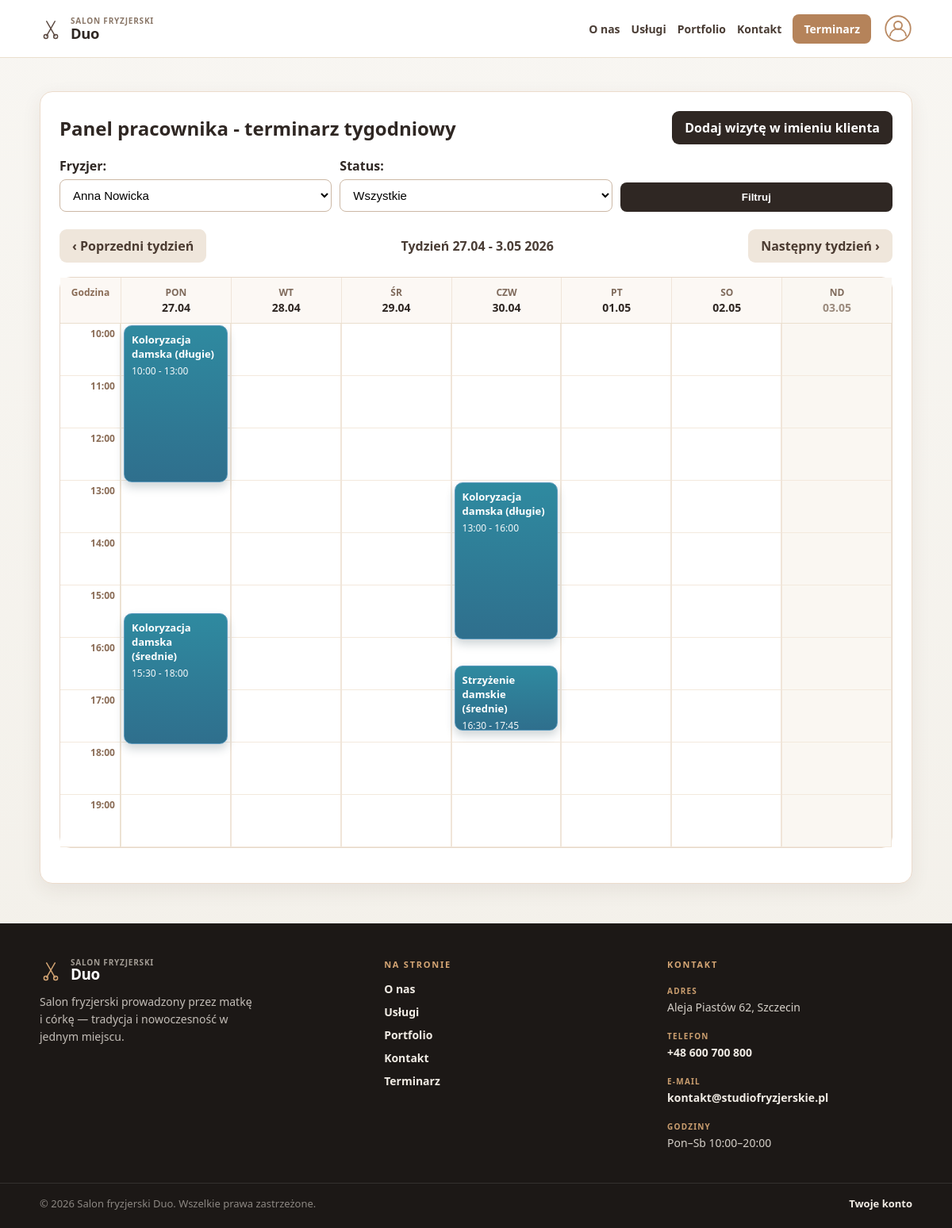
/employee/appointments/?employee=1&status=&week=2026-04-27 (signed in), run on the app's committed database.
### booking/models.py (models this page shows, shortened)
class Appointment(models.Model):
    STATUS_CHOICES = [
        ('new', 'Nowa'),
        ('confirmed', 'Potwierdzona'),
        ('completed', 'Zrealizowana'),
        ('cancelled', 'Odwołana'),
    ]
    client = models.ForeignKey(
        settings.AUTH_USER_MODEL,
        on_delete=models.CASCADE,
        related_name='client_appointments',
        null=True,
        blank=True,
    )
    client_name = models.CharField(max_length=120, blank=True)
    client_phone = models.CharField(max_length=20, blank=True)
    employee = models.ForeignKey(
        settings.AUTH_USER_MODEL,
        on_delete=models.CASCADE,
        related_name='employee_appointments'
    )
    service = models.ForeignKey(
        Service,
        on_delete=models.CASCADE
    )
    date = models.DateField()
    time = models.TimeField()
    status = models.CharField(
        max_length=20,
        choices=STATUS_CHOICES,
        default='new'
    )
    class Meta:
        constraints = [
            models.UniqueConstraint(
                fields=['employee', 'date', 'time'],
                condition=~Q(status='cancelled'),
                name='unique_active_employee_timeslot',
            ),
        ]
    def get_client_display_name(self):
        if self.client:
            return self.client.get_full_name() or self.client.username
        return self.client_name or 'Klient'
    def get_client_display_phone(self):
        if self.client and self.client.phone_number:
            return self.client.phone_number
        return self.client_phone

class Service(models.Model):
    name = models.CharField(max_length=100)
    description = models.TextField(blank=True)
    duration_minutes = models.PositiveIntegerField()
    price = models.DecimalField(max_digits=8, decimal_places=2)

### booking/views.py (the view)
# urls.py: path('employee/appointments/', employee_appointments_view, name='employee_appointments'),
@login_required
def employee_appointments_view(request):
    if not is_employee(request.user):
        messages.error(request, 'To sekcja dostępna tylko dla pracownika.')
        return redirect('dashboard')
    employees = User.objects.filter(role='employee').order_by('first_name', 'last_name', 'username')
    selected_employee = request.GET.get('employee', '').strip()
    selected_status = request.GET.get('status', '').strip()
    today = timezone.localdate()
    week_raw = request.GET.get('week', '').strip()
    if week_raw:
        try:
            parsed_week = datetime.strptime(week_raw, '%Y-%m-%d').date()
            week_start = _monday_of_week_containing(parsed_week)
        except ValueError:
            week_start = _monday_of_week_containing(today)
    else:
        week_start = _monday_of_week_containing(today)
    week_end = week_start + timedelta(days=6)
    week_days = [week_start + timedelta(days=i) for i in range(7)]
    selected_employee_obj = request.user
    if selected_employee and selected_employee.isdigit():
        candidate = employees.filter(pk=selected_employee).first()
        if candidate:
            selected_employee_obj = candidate
    appointments = Appointment.objects.select_related('client', 'employee', 'service').filter(
        employee=selected_employee_obj,
        date__range=(week_start, week_end),
    )
    if selected_status:
        appointments = appointments.filter(status=selected_status)
    else:
        appointments = appointments.exclude(status='cancelled')
    appointments = appointments.order_by('date', 'time')
    week_day_map = {day: index for index, day in enumerate(week_days)}
    calendar_start_minutes = OPENING_TIME.hour * 60 + OPENING_TIME.minute
    calendar_end_minutes = CLOSING_TIME.hour * 60 + CLOSING_TIME.minute
    calendar_total_minutes = calendar_end_minutes - calendar_start_minutes
    minute_height = 1.1
    calendar_height = int(calendar_total_minutes * minute_height)
    appointment_blocks = []
    for appointment in appointments:
        day_index = week_day_map.get(appointment.date)
        if day_index is None:
            continue
        start_minutes = appointment.time.hour * 60 + appointment.time.minute
        start_offset = max(start_minutes - calendar_start_minutes, 0)
        duration = appointment.service.duration_minutes
        if start_offset >= calendar_total_minutes:
            continue
        duration = min(duration, calendar_total_minutes - start_offset)
        appointment_blocks.append(
            {
                'appointment': appointment,
                'day_index': day_index,
                'top': int(start_offset * minute_height),
                'height': max(int(duration * minute_height), 78),
                'start_label': appointment.time.strftime('%H:%M'),
                'end_label': (datetime.combine(appointment.date, appointment.time) + timedelta(minutes=appointment.service.duration_minutes)).strftime('%H:%M'),
            }
        )
    hour_labels = []
    current_hour = OPENING_TIME.hour
    while current_hour < CLOSING_TIME.hour:
        hour_labels.append(f'{current_hour:02d}:00')
        current_hour += 1
    prev_week = (week_start - timedelta(days=7)).isoformat()
    next_week = (week_start + timedelta(days=7)).isoformat()
    return render(
        request,
        'booking/employee_appointments.html',
        {
            'appointments': appointments,
            'employees': employees,
            'status_choices': Appointment.STATUS_CHOICES,
            'selected_employee': str(selected_employee_obj.pk),
            'selected_status': selected_status,
            'week_start': week_start,
            'week_end': week_end,
            'week_days': week_days,
            'appointment_blocks': appointment_blocks,
            'hour_labels': hour_labels,
            'calendar_height': calendar_height,
            'prev_week': prev_week,
            'next_week': next_week,
        },
    )

### booking/views.py (called while the page is built)
def is_employee(user):
    return user.is_authenticated and user.role == 'employee'

def _monday_of_week_containing(d):
    return d - timedelta(days=d.weekday())

### templates/booking/employee_appointments.html (shortened to what this page needs)
{% extends "base.html" %}
{% block content %}
<section class="section-card">
    <div class="employee-header-row">
        <h1>Panel pracownika - terminarz tygodniowy</h1>
        <a class="btn btn-primary employee-add-btn" href="{% url 'employee_create_appointment' %}">Dodaj wizytę w imieniu klienta</a>
    </div>
    <form method="get" class="filter-grid">
        <p>
            <label for="employee">Fryzjer:</label>
            <select id="employee" name="employee">
                {% for employee in employees %}
                    <option value="{{ employee.id }}" {% if selected_employee == employee.id|stringformat:"s" %}selected{% endif %}>
                        {{ employee.get_full_name|default:employee.username }}
                    </option>
                {% endfor %}
            </select>
        </p>
        <p>
            <label for="status">Status:</label>
            <select id="status" name="status">
                <option value="">Wszystkie</option>
            </select>
        </p>
        <p><button type="submit">Filtruj</button></p>
    </form>
    <div class="week-nav employee-week-nav">
        <a class="btn btn-secondary" href="{% url 'employee_appointments' %}?employee={{ selected_employee }}&status={{ selected_status }}&week={{ prev_week }}">‹ Poprzedni tydzień</a>
        <span class="week-range-label">Tydzień {{ week_start|date:"j.m" }} - {{ week_end|date:"j.m Y" }}</span>
        <a class="btn btn-secondary" href="{% url 'employee_appointments' %}?employee={{ selected_employee }}&status={{ selected_status }}&week={{ next_week }}">Następny tydzień ›</a>
    </div>
    <div class="employee-calendar">
        <div class="employee-calendar-head">
            <div class="employee-calendar-time-head">Godzina</div>
            {% for day in week_days %}
                <div class="employee-calendar-day-head{% if day.weekday == 6 %} is-sunday{% endif %}">
                    <span>{{ day|date:"D" }}</span>
                    <strong>{{ day|date:"d.m" }}</strong>
                </div>
            {% endfor %}
        </div>
        <div class="employee-calendar-body" style="height: {{ calendar_height }}px;">
            <div class="employee-calendar-time-col">
                {% for hour_label in hour_labels %}
                    <div class="employee-calendar-hour">{{ hour_label }}</div>
                {% endfor %}
            </div>
            {% for day in week_days %}
                <div class="employee-calendar-day-col{% if day.weekday == 6 %} is-sunday{% endif %}"></div>
            {% endfor %}
            {% for block in appointment_blocks %}
                <article
                    class="appointment-block"
                    data-appointment-block
                    style="left: calc(({{ block.day_index }} * (100% - 76px) / 7) + 76px); width: calc((100% - 76px) / 7 - 8px); top: {{ block.top }}px; height: {{ block.height }}px;"
                >
                    <p class="appointment-block-title">{{ block.appointment.service.name }}</p>
                    <p class="appointment-block-time">{{ block.start_label }} - {{ block.end_label }}</p>
                </article>
            {% endfor %}
        </div>
    </div>
</section>
{% endblock %}

### static/css/style.css (style rules this page uses)
* { box-sizing: border-box; }
html { height: 100%; }
body { margin: 0; min-height: 100%; display: flex; flex-direction: column; font-family: "Segoe UI", Tahoma, Arial, sans-serif; background: linear-gradient(180deg, #f8f6f2 0%, #f2efe8 100%); color: #2f2723; }
.hero-text, .hero-card, .section-card, .card { background: #fff; border: 1px solid #ecdccc; border-radius: 16px; box-shadow: 0 8px 24px rgba(71, 48, 33, 0.08); padding: 24px; }
.btn { display: inline-block; padding: 10px 16px; border-radius: 9px; font-weight: 700; text-decoration: none; border: none; cursor: pointer; }
.btn-primary { background: #2f2723; color: #fff; }
.btn-secondary { background: #efe6db; color: #4b3b31; }
.section-card { margin-top: 18px; }
.section-card h1, .section-card h2 { margin-top: 0; }
form p { margin-bottom: 14px; }
label { display: block; margin-bottom: 6px; font-weight: 700; }
input, select, textarea { width: 100%; padding: 10px 12px; border: 1px solid #ccb8a5; border-radius: 8px; background: #fff; font-size: 15px; }
button { width: 100%; padding: 11px 12px; border-radius: 8px; border: none; background: #2f2723; color: #fff; font-weight: 700; cursor: pointer; }
.filter-grid { display: grid; grid-template-columns: repeat(auto-fit, minmax(170px, 1fr)); gap: 10px; align-items: end; }
.week-nav { display: flex; flex-wrap: wrap; align-items: center; justify-content: space-between; gap: 12px; margin-bottom: 16px; }
.week-nav .btn { width: auto; }
.week-range-label { font-weight: 700; color: #4a3d35; }
.employee-week-nav { margin-top: 8px; }
.employee-header-row { display: flex; align-items: center; justify-content: space-between; gap: 12px; flex-wrap: wrap; }
.employee-header-row h1 { margin-bottom: 0; }
.employee-add-btn { width: auto; }
.employee-calendar { margin: 18px 0 20px; border: 1px solid #e6d7c8; border-radius: 14px; overflow: visible; background: #fff; }
.employee-calendar-head { display: grid; grid-template-columns: 76px repeat(7, minmax(90px, 1fr)); border-bottom: 1px solid #eadfce; background: #fcf8f4; }
.employee-calendar-time-head { padding: 10px 8px; text-align: center; font-size: 12px; color: #8a6c56; font-weight: 700; }
.employee-calendar-day-head { padding: 10px 8px; border-left: 1px solid #f0e5d9; text-align: center; display: flex; flex-direction: column; gap: 1px; }
.employee-calendar-day-head span { font-size: 12px; color: #7f6a5b; font-weight: 700; text-transform: uppercase; }
.employee-calendar-day-head strong { font-size: 14px; }
.employee-calendar-day-head.is-sunday { color: #9b8b7e; background: #faf7f2; }
.employee-calendar-body { position: relative; display: grid; grid-template-columns: 76px repeat(7, minmax(90px, 1fr)); }
.employee-calendar-time-col { position: relative; border-right: 1px solid #eadfce; background: #fff; z-index: 1; }
.employee-calendar-hour { height: 66px; padding: 4px 6px 0 0; border-bottom: 1px solid #f3e9dd; text-align: right; color: #8a6c56; font-size: 12px; font-weight: 700; }
.employee-calendar-day-col { border-left: 1px solid #f0e5d9; border-right: 1px solid #f0e5d9; border-bottom: 1px solid #f3e9dd; background-image: repeating-linear-gradient( to bottom, transparent 0, transparent 65px, #f3e9dd 65px, #f3e9dd 66px ); }
.employee-calendar-day-col.is-sunday { background-color: #faf7f2; }
.appointment-block { position: absolute; z-index: 3; margin: 2px 4px; display: flex; flex-direction: column; border-radius: 10px; border: 1px solid #5f9cbf; background: linear-gradient(180deg, #2f8aa0 0%, #2f6f8d 100%); color: #fff; padding: 8px 9px; overflow: visible; box-shadow: 0 6px 12px rgba(36, 63, 75, 0.22); cursor: pointer; }
.appointment-block-title { margin: 0; font-weight: 700; font-size: 13px; }
.appointment-block-time { margin: 4px 0; font-size: 12px; opacity: 0.95; }

### data on the page
Appointment: {{ block.height }} 198 (drawn), appointment.service.name "Koloryzacja damska (długie)", start_label "10:00", end_label "13:00"
Appointment: {{ block.height }} 165 (drawn), appointment.service.name "Koloryzacja damska (średnie)", start_label "15:30", end_label "18:00"
Appointment: {{ block.top }} 198 (drawn), appointment.service.name "Koloryzacja damska (długie)", start_label "13:00", end_label "16:00"
Appointment: {{ block.height }} 82 (drawn), appointment.service.name "Strzyżenie damskie (średnie)", start_label "16:30", end_label "17:45"

### other printed values
{{ week_start|date:"j.m" }} "27.04"
{{ week_end|date:"j.m Y" }} "3.05 2026"
{{ day|date:"D" }} "PON" "WT" "ŚR" "CZW" "PT" "SO" "ND"
{{ day|date:"d.m" }} "27.04" "28.04" "29.04" "30.04" "01.05" "02.05" "03.05"
{{ hour_label }} "10:00" "11:00" "12:00" "13:00" "14:00" "15:00" "16:00" "17:00" "18:00" "19:00"
form field employee "Anna Nowicka"
